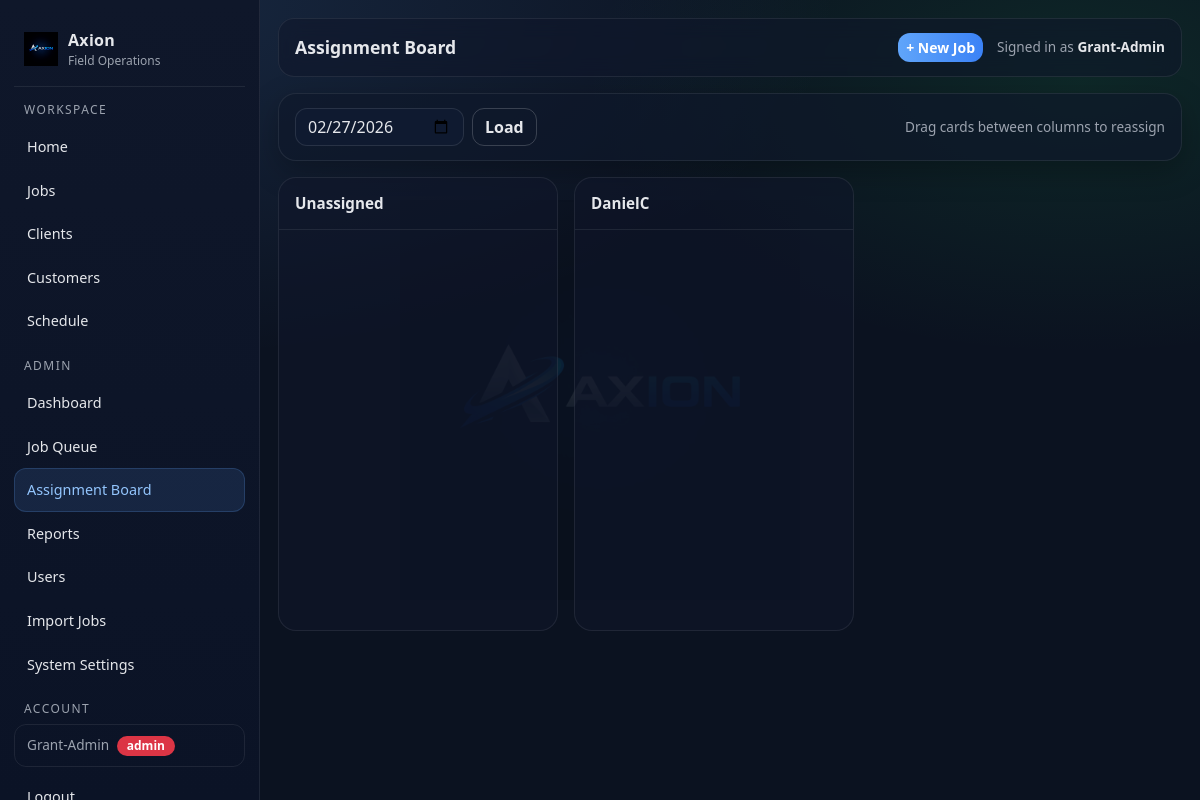
Before: /assign (signed in) with the older database file.
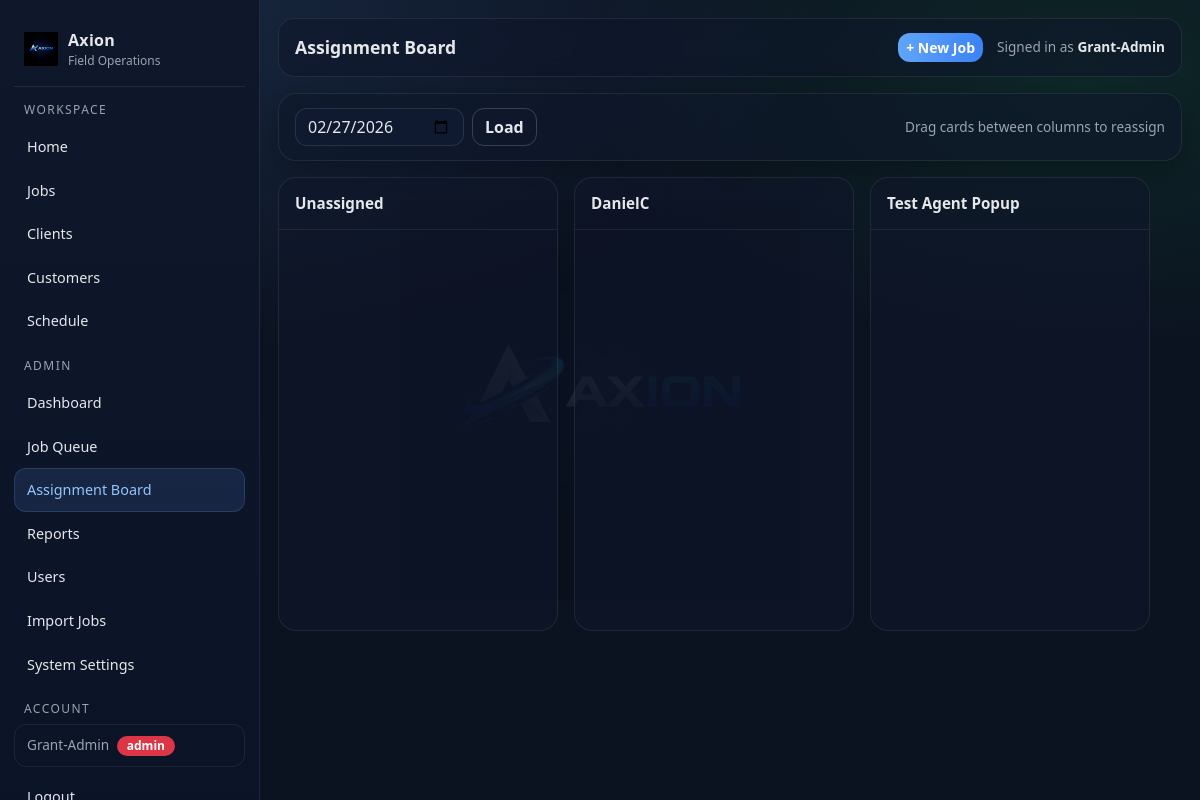
After: the same page with the newer database file.
### tables this page shows
CREATE TABLE users (
        id INTEGER PRIMARY KEY AUTOINCREMENT,
        full_name TEXT NOT NULL,
        email TEXT UNIQUE NOT NULL,
        password TEXT NOT NULL,
        role TEXT NOT NULL,
        active INTEGER NOT NULL DEFAULT 1,
        created_at TEXT NOT NULL
    );

### app.py (the view)
@app.get("/assign")
@admin_required
def assign_board():
    date = request.args.get("date", datetime.now().date().isoformat())
    conn = db()
    cur = conn.cursor()
    cur.execute("SELECT id, full_name FROM users WHERE role='agent' AND active=1 ORDER BY full_name")
    agents = cur.fetchall()
    cur.execute("""
        SELECT ci.*, j.internal_job_number, j.client_reference,
               (cu.first_name || ' ' || cu.last_name) customer_name,
               (SELECT ji.reg FROM job_items ji WHERE ji.job_id = j.id AND ji.item_type = 'vehicle' LIMIT 1) asset_reg
        FROM cue_items ci
        JOIN jobs j ON j.id = ci.job_id
        LEFT JOIN customers cu ON cu.id = j.customer_id
        WHERE ci.due_date = ? AND ci.status IN ('Pending','In Progress')
        ORDER BY ci.priority DESC, ci.id DESC
    """, (date,))
    cues = cur.fetchall()
    conn.close()
    return render_template("assign.html", date=date, agents=agents, cues=cues)

### app.py (called while the page is built)
def db():
    conn = sqlite3.connect(DB_PATH)
    conn.row_factory = sqlite3.Row
    return conn

def add_column_if_missing(cur, table, col, coltype):
    cur.execute(f"PRAGMA table_info({table})")
    cols = [r["name"] for r in cur.fetchall()]
    if col not in cols:
        cur.execute(f"ALTER TABLE {table} ADD COLUMN {col} {coltype}")

@app.context_processor
def inject_globals():
    return {"GOOGLE_MAPS_API_KEY": os.environ.get("GOOGLE_MAPS_API_KEY", "")}

@app.before_request
def _ensure_db():
    init_db()

def admin_required(f):
    @wraps(f)
    def wrapper(*args, **kwargs):
        if not session.get("user_id"):
            return redirect(url_for("login"))
        if session.get("role") != "admin":
            flash("Admin access required.", "danger")
            return redirect(url_for("index"))
        return f(*args, **kwargs)
    return wrapper

### templates/assign.html (shortened to what this page needs)
{% extends "layout.html" %}
{% block page_title %}Assignment Board{% endblock %}
{% block content %}
<div class="ax-card mb-3">
  <div class="ax-card-b d-flex justify-content-between align-items-center">
    <form method="get" class="d-flex gap-2 align-items-center">
      <input type="date" name="date" value="{{ date }}" class="form-control" style="max-width:200px">
      <button class="btn btn-outline-secondary">Load</button>
    </form>
    <div style="color:var(--muted); font-size:.85rem">Drag cards between columns to reassign</div>
  </div>
</div>
<div class="assign-board">
  <div class="assign-column" data-user="">
    <div class="assign-header">Unassigned</div>
    <div class="assign-body dropzone">
    </div>
  </div>
  {% for agent in agents %}
    <div class="assign-column" data-user="{{ agent.id }}">
      <div class="assign-header">{{ agent.full_name }}</div>
      <div class="assign-body dropzone">
      </div>
    </div>
  {% endfor %}
</div>
{% endblock %}

Changed rows visible on the page:
added users: full_name "Test Agent Popup"
